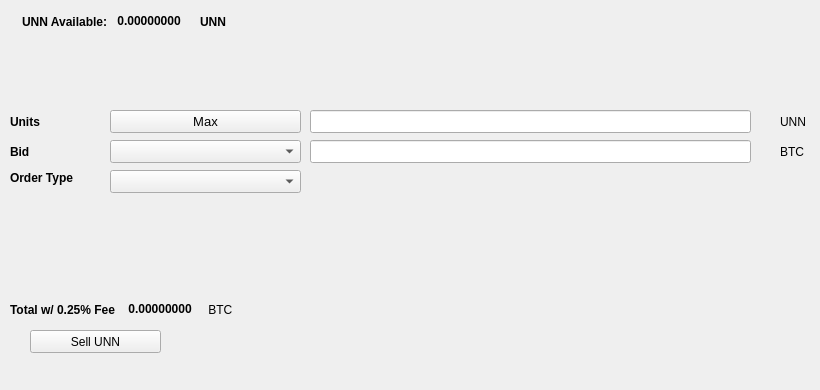
   <widget class="QWidget" name="SellTab">
    <attribute name="title">
     <string>Sell</string>
    </attribute>
    <widget class="QLabel" name="label_16">
     <property name="geometry">
      <rect>
       <x>780</x>
       <y>140</y>
       <width>31</width>
       <height>23</height>
      </rect>
     </property>
     <property name="text">
      <string>BTC</string>
     </property>
    </widget>
    <widget class="QComboBox" name="SellBidcomboBox">
     <property name="geometry">
      <rect>
       <x>110</x>
       <y>140</y>
       <width>191</width>
       <height>23</height>
      </rect>
     </property>
     <property name="font">
      <font>
       <pointsize>10</pointsize>
      </font>
     </property>
    </widget>
    <widget class="QLabel" name="label_18">
     <property name="geometry">
      <rect>
       <x>10</x>
       <y>110</y>
       <width>46</width>
       <height>23</height>
      </rect>
     </property>
     <property name="font">
      <font>
       <weight>75</weight>
       <bold>true</bold>
      </font>
     </property>
     <property name="text">
      <string>Units</string>
     </property>
    </widget>
    <widget class="QPushButton" name="Sell_Max_Amount">
     <property name="geometry">
      <rect>
       <x>110</x>
       <y>110</y>
       <width>191</width>
       <height>23</height>
      </rect>
     </property>
     <property name="font">
      <font>
       <pointsize>10</pointsize>
      </font>
     </property>
     <property name="text">
      <string>Max</string>
     </property>
    </widget>
    <widget class="QLabel" name="label_20">
     <property name="geometry">
      <rect>
       <x>10</x>
       <y>170</y>
       <width>91</width>
       <height>16</height>
      </rect>
     </property>
     <property name="font">
      <font>
       <weight>75</weight>
       <bold>true</bold>
      </font>
     </property>
     <property name="text">
      <string>Order Type</string>
     </property>
    </widget>
    <widget class="QComboBox" name="SellOrdertypeCombo">
     <property name="geometry">
      <rect>
       <x>110</x>
       <y>170</y>
       <width>191</width>
       <height>23</height>
      </rect>
     </property>
     <property name="font">
      <font>
       <pointsize>10</pointsize>
      </font>
     </property>
    </widget>
    <widget class="QLabel" name="label_21">
     <property name="geometry">
      <rect>
       <x>10</x>
       <y>140</y>
       <width>46</width>
       <height>23</height>
      </rect>
     </property>
     <property name="font">
      <font>
       <weight>75</weight>
       <bold>true</bold>
      </font>
     </property>
     <property name="text">
      <string>Bid</string>
     </property>
    </widget>
    <widget class="QLabel" name="label_22">
     <property name="geometry">
      <rect>
       <x>780</x>
       <y>110</y>
       <width>31</width>
       <height>23</height>
      </rect>
     </property>
     <property name="text">
      <string>UNN</string>
     </property>
    </widget>
    <widget class="QLineEdit" name="UnitsInputSINS">
     <property name="geometry">
      <rect>
       <x>310</x>
       <y>110</y>
       <width>441</width>
       <height>23</height>
      </rect>
     </property>
     <property name="font">
      <font>
       <pointsize>9</pointsize>
       <weight>75</weight>
       <bold>true</bold>
      </font>
     </property>
    </widget>
    <widget class="QLineEdit" name="SellBidPriceEdit">
     <property name="geometry">
      <rect>
       <x>310</x>
       <y>140</y>
       <width>441</width>
       <height>23</height>
      </rect>
     </property>
     <property name="font">
      <font>
       <pointsize>9</pointsize>
       <weight>75</weight>
       <bold>true</bold>
      </font>
     </property>
    </widget>
    <widget class="QPushButton" name="SellSINSBTN">
     <property name="geometry">
      <rect>
       <x>30</x>
       <y>330</y>
       <width>131</width>
       <height>23</height>
      </rect>
     </property>
     <property name="text">
      <string>Sell UNN</string>
     </property>
     <property name="icon">
      <iconset resource="../unn">
       <normaloff>:/icons/bitcoin</normaloff>:/icons/bitcoin</iconset>
     </property>
    </widget>
    <widget class="QWidget" name="layoutWidget3">
     <property name="geometry">
      <rect>
       <x>22</x>
       <y>12</y>
       <width>258</width>
       <height>19</height>
      </rect>
     </property>
     <layout class="QHBoxLayout" name="horizontalLayout">
      <item>
       <widget class="QLabel" name="label232_2">
        <property name="font">
         <font>
          <weight>75</weight>
          <bold>true</bold>
         </font>
        </property>
        <property name="text">
         <string>UNN Available:</string>
        </property>
       </widget>
      </item>
      <item>
       <widget class="QLabel" name="SINSAvailableLabel">
        <property name="palette">
         <palette>
          <active>
           <colorrole role="WindowText">
            <brush brushstyle="SolidPattern">
             <color alpha="255">
              <red>0</red>
              <green>0</green>
              <blue>0</blue>
             </color>
            </brush>
           </colorrole>
           <colorrole role="Button">
            <brush brushstyle="SolidPattern">
             <color alpha="255">
              <red>0</red>
              <green>170</green>
              <blue>0</blue>
             </color>
            </brush>
           </colorrole>
           <colorrole role="Light">
            <brush brushstyle="SolidPattern">
             <color alpha="255">
              <red>0</red>
              <green>255</green>
              <blue>0</blue>
             </color>
            </brush>
           </colorrole>
           <colorrole role="Midlight">
            <brush brushstyle="SolidPattern">
             <color alpha="255">
              <red>0</red>
              <green>212</green>
              <blue>0</blue>
             </color>
            </brush>
           </colorrole>
           <colorrole role="Dark">
            <brush brushstyle="SolidPattern">
             <color alpha="255">
              <red>0</red>
              <green>85</green>
              <blue>0</blue>
             </color>
            </brush>
           </colorrole>
           <colorrole role="Mid">
            <brush brushstyle="SolidPattern">
             <color alpha="255">
              <red>0</red>
              <green>113</green>
              <blue>0</blue>
             </color>
            </brush>
           </colorrole>
           <colorrole role="Text">
            <brush brushstyle="SolidPattern">
             <color alpha="255">
              <red>0</red>
              <green>170</green>
              <blue>0</blue>
             </color>
            </brush>
           </colorrole>
           <colorrole role="BrightText">
            <brush brushstyle="SolidPattern">
             <color alpha="255">
              <red>255</red>
              <green>255</green>
              <blue>255</blue>
             </color>
            </brush>
           </colorrole>
           <colorrole role="ButtonText">
            <brush brushstyle="SolidPattern">
             <color alpha="255">
              <red>0</red>
              <green>0</green>
              <blue>0</blue>
             </color>
            </brush>
           </colorrole>
           <colorrole role="Base">
            <brush brushstyle="SolidPattern">
             <color alpha="255">
              <red>255</red>
              <green>255</green>
              <blue>255</blue>
             </color>
            </brush>
           </colorrole>
           <colorrole role="Window">
            <brush brushstyle="SolidPattern">
             <color alpha="255">
              <red>0</red>
              <green>170</green>
              <blue>0</blue>
             </color>
            </brush>
           </colorrole>
           <colorrole role="Shadow">
            <brush brushstyle="SolidPattern">
             <color alpha="255">
              <red>0</red>
              <green>0</green>
              <blue>0</blue>
             </color>
            </brush>
           </colorrole>
           <colorrole role="AlternateBase">
            <brush brushstyle="SolidPattern">
             <color alpha="255">
              <red>127</red>
              <green>212</green>
              <blue>127</blue>
             </color>
            </brush>
           </colorrole>
           <colorrole role="ToolTipBase">
            <brush brushstyle="SolidPattern">
             <color alpha="255">
              <red>255</red>
              <green>255</green>
              <blue>220</blue>
             </color>
            </brush>
           </colorrole>
           <colorrole role="ToolTipText">
            <brush brushstyle="SolidPattern">
             <color alpha="255">
              <red>0</red>
              <green>0</green>
              <blue>0</blue>
             </color>
            </brush>
           </colorrole>
          </active>
          <inactive>
           <colorrole role="WindowText">
            <brush brushstyle="SolidPattern">
             <color alpha="255">
              <red>0</red>
              <green>0</green>
              <blue>0</blue>
             </color>
            </brush>
           </colorrole>
           <colorrole role="Button">
            <brush brushstyle="SolidPattern">
             <color alpha="255">
              <red>0</red>
              <green>170</green>
              <blue>0</blue>
             </color>
            </brush>
           </colorrole>
           <colorrole role="Light">
            <brush brushstyle="SolidPattern">
             <color alpha="255">
              <red>0</red>
              <green>255</green>
              <blue>0</blue>
             </color>
            </brush>
           </colorrole>
           <colorrole role="Midlight">
            <brush brushstyle="SolidPattern">
             <color alpha="255">
              <red>0</red>
              <green>212</green>
              <blue>0</blue>
             </color>
            </brush>
           </colorrole>
           <colorrole role="Dark">
            <brush brushstyle="SolidPattern">
             <color alpha="255">
              <red>0</red>
              <green>85</green>
              <blue>0</blue>
             </color>
            </brush>
           </colorrole>
           <colorrole role="Mid">
            <brush brushstyle="SolidPattern">
             <color alpha="255">
              <red>0</red>
              <green>113</green>
              <blue>0</blue>
             </color>
            </brush>
           </colorrole>
           <colorrole role="Text">
            <brush brushstyle="SolidPattern">
             <color alpha="255">
              <red>0</red>
              <green>170</green>
              <blue>0</blue>
             </color>
            </brush>
           </colorrole>
           <colorrole role="BrightText">
            <brush brushstyle="SolidPattern">
             <color alpha="255">
              <red>255</red>
              <green>255</green>
              <blue>255</blue>
             </color>
            </brush>
           </colorrole>
           <colorrole role="ButtonText">
            <brush brushstyle="SolidPattern">
             <color alpha="255">
              <red>0</red>
              <green>0</green>
              <blue>0</blue>
             </color>
            </brush>
           </colorrole>
           <colorrole role="Base">
            <brush brushstyle="SolidPattern">
             <color alpha="255">
              <red>255</red>
              <green>255</green>
              <blue>255</blue>
             </color>
            </brush>
           </colorrole>
           <colorrole role="Window">
            <brush brushstyle="SolidPattern">
             <color alpha="255">
              <red>0</red>
              <green>170</green>
              <blue>0</blue>
             </color>
            </brush>
           </colorrole>
           <colorrole role="Shadow">
            <brush brushstyle="SolidPattern">
             <color alpha="255">
              <red>0</red>
              <green>0</green>
              <blue>0</blue>
             </color>
            </brush>
           </colorrole>
           <colorrole role="AlternateBase">
            <brush brushstyle="SolidPattern">
             <color alpha="255">
              <red>127</red>
              <green>212</green>
              <blue>127</blue>
             </color>
            </brush>
           </colorrole>
           <colorrole role="ToolTipBase">
            <brush brushstyle="SolidPattern">
             <color alpha="255">
              <red>255</red>
              <green>255</green>
              <blue>220</blue>
             </color>
            </brush>
           </colorrole>
           <colorrole role="ToolTipText">
            <brush brushstyle="SolidPattern">
             <color alpha="255">
              <red>0</red>
              <green>0</green>
              <blue>0</blue>
             </color>
            </brush>
           </colorrole>
          </inactive>
          <disabled>
           <colorrole role="WindowText">
            <brush brushstyle="SolidPattern">
             <color alpha="255">
              <red>0</red>
              <green>85</green>
              <blue>0</blue>
             </color>
            </brush>
           </colorrole>
           <colorrole role="Button">
            <brush brushstyle="SolidPattern">
             <color alpha="255">
              <red>0</red>
              <green>170</green>
              <blue>0</blue>
             </color>
            </brush>
           </colorrole>
           <colorrole role="Light">
            <brush brushstyle="SolidPattern">
             <color alpha="255">
              <red>0</red>
              <green>255</green>
              <blue>0</blue>
             </color>
            </brush>
           </colorrole>
           <colorrole role="Midlight">
            <brush brushstyle="SolidPattern">
             <color alpha="255">
              <red>0</red>
              <green>212</green>
              <blue>0</blue>
             </color>
            </brush>
           </colorrole>
           <colorrole role="Dark">
            <brush brushstyle="SolidPattern">
             <color alpha="255">
              <red>0</red>
              <green>85</green>
              <blue>0</blue>
             </color>
            </brush>
           </colorrole>
           <colorrole role="Mid">
            <brush brushstyle="SolidPattern">
             <color alpha="255">
              <red>0</red>
              <green>113</green>
              <blue>0</blue>
             </color>
            </brush>
           </colorrole>
           <colorrole role="Text">
            <brush brushstyle="SolidPattern">
             <color alpha="255">
              <red>0</red>
              <green>85</green>
              <blue>0</blue>
             </color>
            </brush>
           </colorrole>
           <colorrole role="BrightText">
            <brush brushstyle="SolidPattern">
             <color alpha="255">
              <red>255</red>
              <green>255</green>
              <blue>255</blue>
             </color>
            </brush>
           </colorrole>
           <colorrole role="ButtonText">
            <brush brushstyle="SolidPattern">
             <color alpha="255">
              <red>0</red>
              <green>85</green>
              <blue>0</blue>
             </color>
            </brush>
           </colorrole>
           <colorrole role="Base">
            <brush brushstyle="SolidPattern">
             <color alpha="255">
              <red>0</red>
              <green>170</green>
              <blue>0</blue>
             </color>
            </brush>
           </colorrole>
           <colorrole role="Window">
            <brush brushstyle="SolidPattern">
             <color alpha="255">
              <red>0</red>
              <green>170</green>
              <blue>0</blue>
             </color>
            </brush>
           </colorrole>
           <colorrole role="Shadow">
            <brush brushstyle="SolidPattern">
             <color alpha="255">
              <red>0</red>
              <green>0</green>
              <blue>0</blue>
             </color>
            </brush>
           </colorrole>
           <colorrole role="AlternateBase">
            <brush brushstyle="SolidPattern">
             <color alpha="255">
              <red>0</red>
              <green>170</green>
              <blue>0</blue>
             </color>
            </brush>
           </colorrole>
           <colorrole role="ToolTipBase">
            <brush brushstyle="SolidPattern">
             <color alpha="255">
              <red>255</red>
              <green>255</green>
              <blue>220</blue>
             </color>
            </brush>
           </colorrole>
           <colorrole role="ToolTipText">
            <brush brushstyle="SolidPattern">
             <color alpha="255">
              <red>0</red>
              <green>0</green>
              <blue>0</blue>
             </color>
            </brush>
           </colorrole>
          </disabled>
         </palette>
        </property>
        <property name="font">
         <font>
          <weight>75</weight>
          <bold>true</bold>
         </font>
        </property>
        <property name="text">
         <string> 0.00000000 </string>
        </property>
        <property name="textInteractionFlags">
         <set>Qt::LinksAccessibleByMouse|Qt::TextSelectableByKeyboard|Qt::TextSelectableByMouse</set>
        </property>
       </widget>
      </item>
      <item>
       <widget class="QLabel" name="labelSINS">
        <property name="font">
         <font>
          <weight>75</weight>
          <bold>true</bold>
         </font>
        </property>
        <property name="text">
         <string>UNN</string>
        </property>
       </widget>
      </item>
     </layout>
    </widget>
    <widget class="QWidget" name="layoutWidget">
     <property name="geometry">
      <rect>
       <x>10</x>
       <y>300</y>
       <width>268</width>
       <height>19</height>
      </rect>
     </property>
     <layout class="QHBoxLayout" name="horizontalLayout_2">
      <item>
       <widget class="QLabel" name="label_19">
        <property name="font">
         <font>
          <weight>75</weight>
          <bold>true</bold>
         </font>
        </property>
        <property name="text">
         <string>Total w/ 0.25% Fee </string>
        </property>
       </widget>
      </item>
      <item>
       <widget class="QLabel" name="SellCostLabel">
        <property name="palette">
         <palette>
          <active>
           <colorrole role="WindowText">
            <brush brushstyle="SolidPattern">
             <color alpha="255">
              <red>0</red>
              <green>0</green>
              <blue>0</blue>
             </color>
            </brush>
           </colorrole>
           <colorrole role="Button">
            <brush brushstyle="SolidPattern">
             <color alpha="255">
              <red>0</red>
              <green>170</green>
              <blue>0</blue>
             </color>
            </brush>
           </colorrole>
           <colorrole role="Light">
            <brush brushstyle="SolidPattern">
             <color alpha="255">
              <red>0</red>
              <green>255</green>
              <blue>0</blue>
             </color>
            </brush>
           </colorrole>
           <colorrole role="Midlight">
            <brush brushstyle="SolidPattern">
             <color alpha="255">
              <red>0</red>
              <green>212</green>
              <blue>0</blue>
             </color>
            </brush>
           </colorrole>
           <colorrole role="Dark">
            <brush brushstyle="SolidPattern">
             <color alpha="255">
              <red>0</red>
              <green>85</green>
              <blue>0</blue>
             </color>
            </brush>
           </colorrole>
           <colorrole role="Mid">
            <brush brushstyle="SolidPattern">
             <color alpha="255">
              <red>0</red>
              <green>113</green>
              <blue>0</blue>
             </color>
            </brush>
           </colorrole>
           <colorrole role="Text">
            <brush brushstyle="SolidPattern">
             <color alpha="255">
              <red>0</red>
              <green>170</green>
              <blue>0</blue>
             </color>
            </brush>
           </colorrole>
           <colorrole role="BrightText">
            <brush brushstyle="SolidPattern">
             <color alpha="255">
              <red>255</red>
              <green>255</green>
              <blue>255</blue>
             </color>
            </brush>
           </colorrole>
           <colorrole role="ButtonText">
            <brush brushstyle="SolidPattern">
             <color alpha="255">
              <red>0</red>
              <green>0</green>
              <blue>0</blue>
             </color>
            </brush>
           </colorrole>
           <colorrole role="Base">
            <brush brushstyle="SolidPattern">
             <color alpha="255">
              <red>255</red>
              <green>255</green>
              <blue>255</blue>
             </color>
            </brush>
           </colorrole>
           <colorrole role="Window">
            <brush brushstyle="SolidPattern">
             <color alpha="255">
              <red>0</red>
              <green>170</green>
              <blue>0</blue>
             </color>
            </brush>
           </colorrole>
           <colorrole role="Shadow">
            <brush brushstyle="SolidPattern">
             <color alpha="255">
              <red>0</red>
              <green>0</green>
              <blue>0</blue>
             </color>
            </brush>
           </colorrole>
           <colorrole role="AlternateBase">
            <brush brushstyle="SolidPattern">
             <color alpha="255">
              <red>127</red>
              <green>212</green>
              <blue>127</blue>
             </color>
            </brush>
           </colorrole>
           <colorrole role="ToolTipBase">
            <brush brushstyle="SolidPattern">
             <color alpha="255">
              <red>255</red>
              <green>255</green>
              <blue>220</blue>
             </color>
            </brush>
           </colorrole>
           <colorrole role="ToolTipText">
            <brush brushstyle="SolidPattern">
             <color alpha="255">
              <red>0</red>
              <green>0</green>
              <blue>0</blue>
             </color>
            </brush>
           </colorrole>
          </active>
          <inactive>
           <colorrole role="WindowText">
            <brush brushstyle="SolidPattern">
             <color alpha="255">
              <red>0</red>
              <green>0</green>
              <blue>0</blue>
             </color>
            </brush>
           </colorrole>
           <colorrole role="Button">
            <brush brushstyle="SolidPattern">
             <color alpha="255">
              <red>0</red>
              <green>170</green>
              <blue>0</blue>
             </color>
            </brush>
           </colorrole>
           <colorrole role="Light">
            <brush brushstyle="SolidPattern">
             <color alpha="255">
              <red>0</red>
              <green>255</green>
              <blue>0</blue>
             </color>
            </brush>
           </colorrole>
           <colorrole role="Midlight">
            <brush brushstyle="SolidPattern">
             <color alpha="255">
              <red>0</red>
              <green>212</green>
              <blue>0</blue>
             </color>
            </brush>
           </colorrole>
           <colorrole role="Dark">
            <brush brushstyle="SolidPattern">
             <color alpha="255">
              <red>0</red>
              <green>85</green>
              <blue>0</blue>
             </color>
            </brush>
           </colorrole>
           <colorrole role="Mid">
            <brush brushstyle="SolidPattern">
             <color alpha="255">
              <red>0</red>
              <green>113</green>
              <blue>0</blue>
             </color>
            </brush>
           </colorrole>
           <colorrole role="Text">
            <brush brushstyle="SolidPattern">
             <color alpha="255">
              <red>0</red>
              <green>170</green>
              <blue>0</blue>
             </color>
            </brush>
           </colorrole>
           <colorrole role="BrightText">
            <brush brushstyle="SolidPattern">
             <color alpha="255">
              <red>255</red>
              <green>255</green>
              <blue>255</blue>
             </color>
            </brush>
           </colorrole>
           <colorrole role="ButtonText">
            <brush brushstyle="SolidPattern">
             <color alpha="255">
              <red>0</red>
              <green>0</green>
              <blue>0</blue>
             </color>
            </brush>
           </colorrole>
           <colorrole role="Base">
            <brush brushstyle="SolidPattern">
             <color alpha="255">
              <red>255</red>
              <green>255</green>
              <blue>255</blue>
             </color>
            </brush>
           </colorrole>
           <colorrole role="Window">
            <brush brushstyle="SolidPattern">
             <color alpha="255">
              <red>0</red>
              <green>170</green>
              <blue>0</blue>
             </color>
            </brush>
           </colorrole>
           <colorrole role="Shadow">
            <brush brushstyle="SolidPattern">
             <color alpha="255">
              <red>0</red>
              <green>0</green>
              <blue>0</blue>
             </color>
            </brush>
           </colorrole>
           <colorrole role="AlternateBase">
            <brush brushstyle="SolidPattern">
             <color alpha="255">
              <red>127</red>
              <green>212</green>
              <blue>127</blue>
             </color>
            </brush>
           </colorrole>
           <colorrole role="ToolTipBase">
            <brush brushstyle="SolidPattern">
             <color alpha="255">
              <red>255</red>
              <green>255</green>
              <blue>220</blue>
             </color>
            </brush>
           </colorrole>
           <colorrole role="ToolTipText">
            <brush brushstyle="SolidPattern">
             <color alpha="255">
              <red>0</red>
              <green>0</green>
              <blue>0</blue>
             </color>
            </brush>
           </colorrole>
          </inactive>
          <disabled>
           <colorrole role="WindowText">
            <brush brushstyle="SolidPattern">
             <color alpha="255">
              <red>0</red>
              <green>85</green>
              <blue>0</blue>
             </color>
            </brush>
           </colorrole>
           <colorrole role="Button">
            <brush brushstyle="SolidPattern">
             <color alpha="255">
              <red>0</red>
              <green>170</green>
              <blue>0</blue>
             </color>
            </brush>
           </colorrole>
           <colorrole role="Light">
            <brush brushstyle="SolidPattern">
             <color alpha="255">
              <red>0</red>
              <green>255</green>
              <blue>0</blue>
             </color>
            </brush>
           </colorrole>
           <colorrole role="Midlight">
            <brush brushstyle="SolidPattern">
             <color alpha="255">
              <red>0</red>
              <green>212</green>
              <blue>0</blue>
             </color>
            </brush>
           </colorrole>
           <colorrole role="Dark">
            <brush brushstyle="SolidPattern">
             <color alpha="255">
              <red>0</red>
              <green>85</green>
              <blue>0</blue>
             </color>
            </brush>
           </colorrole>
           <colorrole role="Mid">
            <brush brushstyle="SolidPattern">
             <color alpha="255">
              <red>0</red>
              <green>113</green>
              <blue>0</blue>
             </color>
            </brush>
           </colorrole>
           <colorrole role="Text">
            <brush brushstyle="SolidPattern">
             <color alpha="255">
              <red>0</red>
              <green>85</green>
              <blue>0</blue>
             </color>
            </brush>
           </colorrole>
           <colorrole role="BrightText">
            <brush brushstyle="SolidPattern">
             <color alpha="255">
              <red>255</red>
              <green>255</green>
              <blue>255</blue>
             </color>
            </brush>
           </colorrole>
           <colorrole role="ButtonText">
            <brush brushstyle="SolidPattern">
             <color alpha="255">
              <red>0</red>
              <green>85</green>
              <blue>0</blue>
             </color>
            </brush>
           </colorrole>
           <colorrole role="Base">
            <brush brushstyle="SolidPattern">
             <color alpha="255">
              <red>0</red>
              <green>170</green>
              <blue>0</blue>
             </color>
            </brush>
           </colorrole>
           <colorrole role="Window">
            <brush brushstyle="SolidPattern">
             <color alpha="255">
              <red>0</red>
              <green>170</green>
              <blue>0</blue>
             </color>
            </brush>
           </colorrole>
           <colorrole role="Shadow">
            <brush brushstyle="SolidPattern">
             <color alpha="255">
              <red>0</red>
              <green>0</green>
              <blue>0</blue>
             </color>
            </brush>
           </colorrole>
           <colorrole role="AlternateBase">
            <brush brushstyle="SolidPattern">
             <color alpha="255">
              <red>0</red>
              <green>170</green>
              <blue>0</blue>
             </color>
            </brush>
           </colorrole>
           <colorrole role="ToolTipBase">
            <brush brushstyle="SolidPattern">
             <color alpha="255">
              <red>255</red>
              <green>255</green>
              <blue>220</blue>
             </color>
            </brush>
           </colorrole>
           <colorrole role="ToolTipText">
            <brush brushstyle="SolidPattern">
             <color alpha="255">
              <red>0</red>
              <green>0</green>
              <blue>0</blue>
             </color>
            </brush>
           </colorrole>
          </disabled>
         </palette>
        </property>
        <property name="font">
         <font>
          <weight>75</weight>
          <bold>true</bold>
         </font>
        </property>
        <property name="autoFillBackground">
         <bool>false</bool>
        </property>
        <property name="text">
         <string> 0.00000000</string>
        </property>
        <property name="textInteractionFlags">
         <set>Qt::LinksAccessibleByMouse|Qt::TextSelectableByMouse</set>
        </property>
       </widget>
      </item>
      <item>
       <widget class="QLabel" name="label_17">
        <property name="font">
         <font>
          <weight>50</weight>
          <bold>false</bold>
         </font>
        </property>
        <property name="text">
         <string> BTC</string>
        </property>
       </widget>
      </item>
     </layout>
    </widget>
    <widget class="QLabel" name="label_23">
     <property name="geometry">
      <rect>
       <x>460</x>
       <y>300</y>
       <width>281</width>
       <height>81</height>
      </rect>
     </property>
     <property name="text">
      <string/>
     </property>
     <property name="pixmap">
      <pixmap>:/images/bittrex</pixmap>
     </property>
    </widget>
   </widget>
